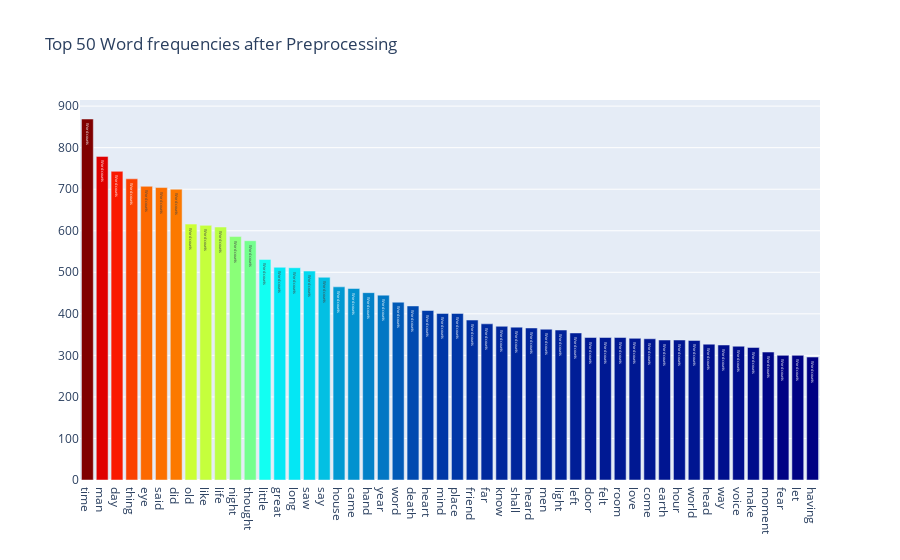

Write notebook code for a chart like this one.
### Code cell
feature_names = tf_vectorizer.get_feature_names_out()
count_vec = np.asarray(tf.sum(axis=0)).ravel()
zipped = list(zip(feature_names, count_vec))
x, y = (list(x) for x in zip(*sorted(zipped, key=lambda x: x[1], reverse=True)))

Y = np.concatenate([y[0:15], y[-16:-1]])
X = np.concatenate([x[0:15], x[-16:-1]])

data = [go.Bar(
            x = x[0:50],
            y = y[0:50],
            marker= dict(colorscale='Jet',
                         color = y[0:50]
                        ),
            text='Word counts'
    )]

layout = go.Layout(
    title='Top 50 Word frequencies after Preprocessing'
)

fig = go.Figure(data=data, layout=layout)

py.iplot(fig, filename='basic-bar')
fig.show(renderer="colab")

### Figure 1 — Plotly figure (JSON) as saved in the notebook; plotly's stock layout.template omitted (floating-point values rounded to 4 significant figures)
{"data": [{"marker": {"color": [869, 779, 743, 725, 707, 704, 700, 616, 613, 609, 586, 576, 531, 512, 511, 503, 488, 465, 461, 451, 445, 428, 419, 408, 401, 401, 385, 376, 370, 368, 366, 363, 361, 354, 343, 343, 343, 341, 340, 337, 337, 336, 327, 325, 322, 319, 308, 300, 300, 296], "colorscale": [[0, "rgb(0,0,131)"], [0.2, "rgb(0,60,170)"], [0.4, "rgb(5,255,255)"], [0.6, "rgb(255,255,0)"], [0.8, "rgb(250,0,0)"], [1, "rgb(128,0,0)"]]}, "text": "Word counts", "x": ["time", "man", "day", "thing", "eye", "said", "did", "old", "like", "life", "night", "thought", "little", "great", "long", "saw", "say", "house", "came", "hand", "year", "word", "death", "heart", "mind", "place", "friend", "far", "know", "shall", "heard", "men", "light", "left", "door", "felt", "room", "love", "come", "earth", "hour", "world", "head", "way", "voice", "make", "moment", "fear", "let", "having"], "y": [869, 779, 743, 725, 707, 704, 700, 616, 613, 609, 586, 576, 531, 512, 511, 503, 488, 465, 461, 451, 445, 428, 419, 408, 401, 401, 385, 376, 370, 368, 366, 363, 361, 354, 343, 343, 343, 341, 340, 337, 337, 336, 327, 325, 322, 319, 308, 300, 300, 296], "type": "bar"}], "layout": {"title": {"text": "Top 50 Word frequencies after Preprocessing"}}}
